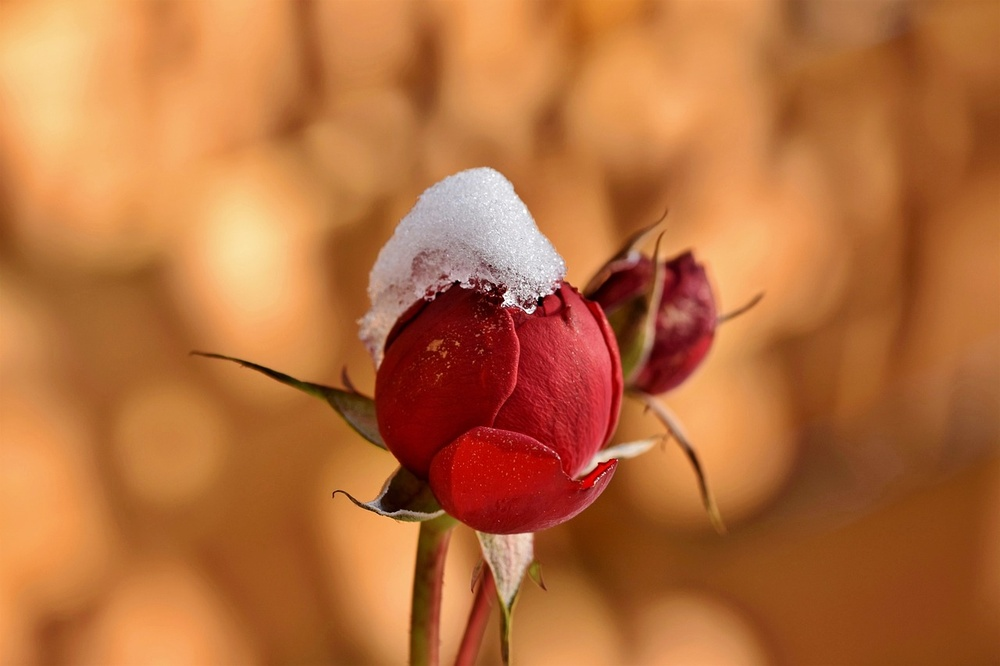
#> input picture semester 4-1/Digital Image Processing/image2.jpg, 1000 x 666 px, shrunk from 1280 x 853 before the run
$ jupyter execute 'Image Histogram.ipynb'
#> lines starting #> are read from the running program, lines starting #| are printed output that depends on the picture
# Image Histogram Without using imhist or hist Library

[cell 1]
import numpy as np
from PIL import Image
import matplotlib.pyplot as plt

[cell 2]
img = Image.open('image2.jpg')
#> img is the input picture: PIL image 1000x666 RGB; mean R, G, B 183.8, 110.7, 60.1
img = img.convert('L')
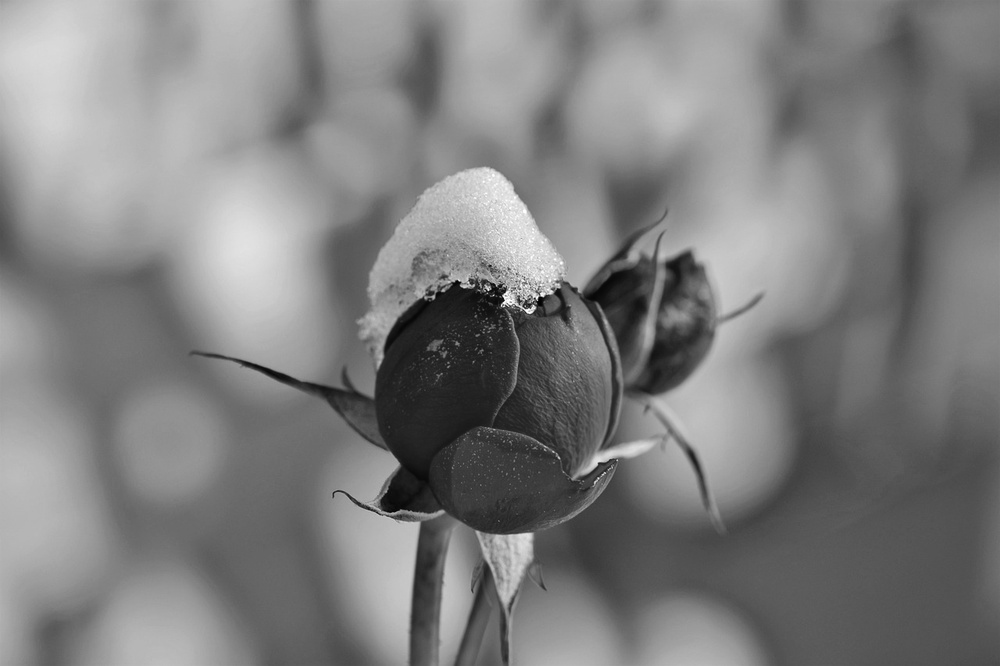
#> img: PIL image 1000x666 L; min 0, max 255, mean 126.8
img_arr = np.array(img)
img_arr.shape
#> Out = (666, 1000)

[cell 3]
histogram = {}
for pixel in img_arr:
    for value in pixel:
        if value in histogram:
            histogram[value] += 1
        else:
            histogram[value] = 1
#> after the loop, histogram = 256 items

histogram = dict(sorted(histogram.items()))

[cell 4]
histo_img = np.zeros(256, int)
for key, value in histogram.items():
    histo_img[key] = value
#> this loop made 256 passes
#> value on passes 1 to 3: 1, 1, 6
#> after the loop, histo_img = 256 values, max 7712 at index 109, min 1 at index 0, mean 2601.6

[cell 5]
# Plot the histogram
plt.figure(figsize=(10, 5))
plt.bar(np.arange(len(histo_img)), histo_img)
plt.title('Image Histogram')
plt.xlabel('Pixel Value')
plt.ylabel('Frequency')
plt.show()
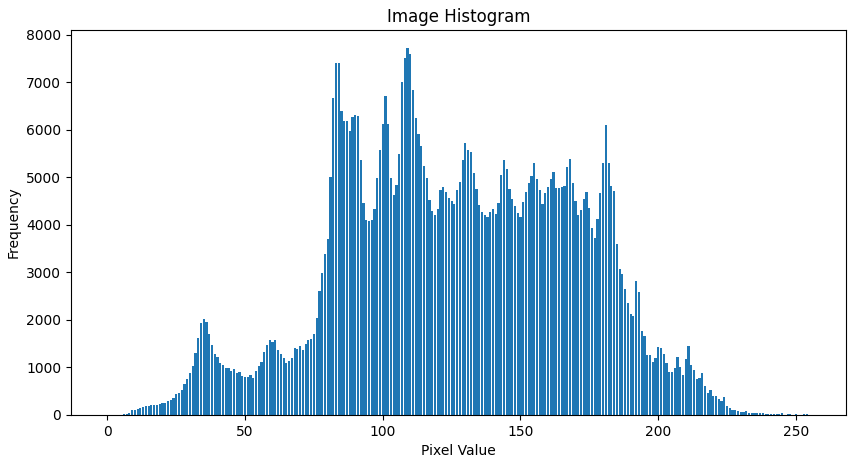
#> figure drawn by matplotlib, 1 panel; tallest bar 7712 high, from x = 108.6 to 109.4

$ run again, with semester 4-1/Digital Image Processing/image3.jpg copied over semester 4-1/Digital Image Processing/image2.jpg
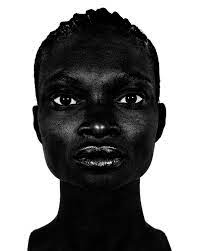
#> input picture semester 4-1/Digital Image Processing/image3.jpg, 201 x 251 px
#> img is the input picture: PIL image 201x251 RGB; min 0, max 255, mean 133.4
#> img: PIL image 201x251 L
#> after the loop `for pixel in img_arr:`: histogram = 252 items
#> the loop `for key, value in histogram.items():` made 252 passes
#> value on passes 1 to 3: 1495, 399, 538
#> after the loop `for key, value in histogram.items():`: histo_img = 256 values, max 22669 at index 255, min 0 at index 170, mean 197.1
#> `plt.show()`:
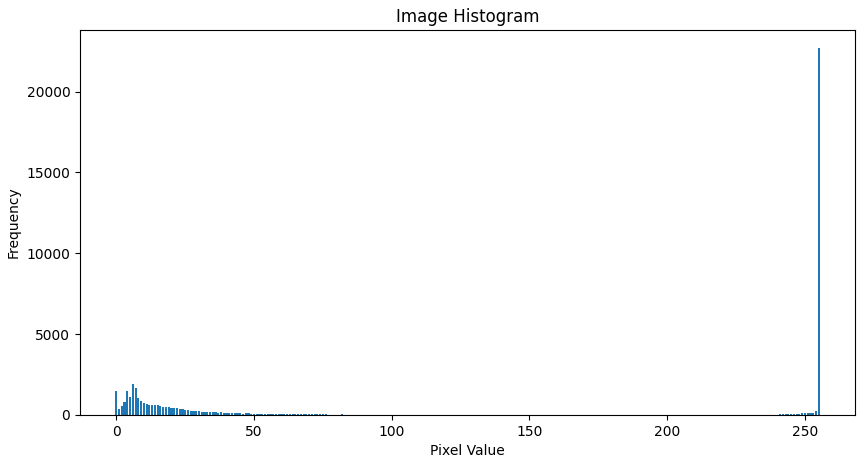
#> figure drawn by matplotlib, 1 panel; tallest bar 22669 high, from x = 254.6 to 255.4

$ run again, with semester 4-1/Digital Image Processing/image3.jpeg copied over semester 4-1/Digital Image Processing/image2.jpg
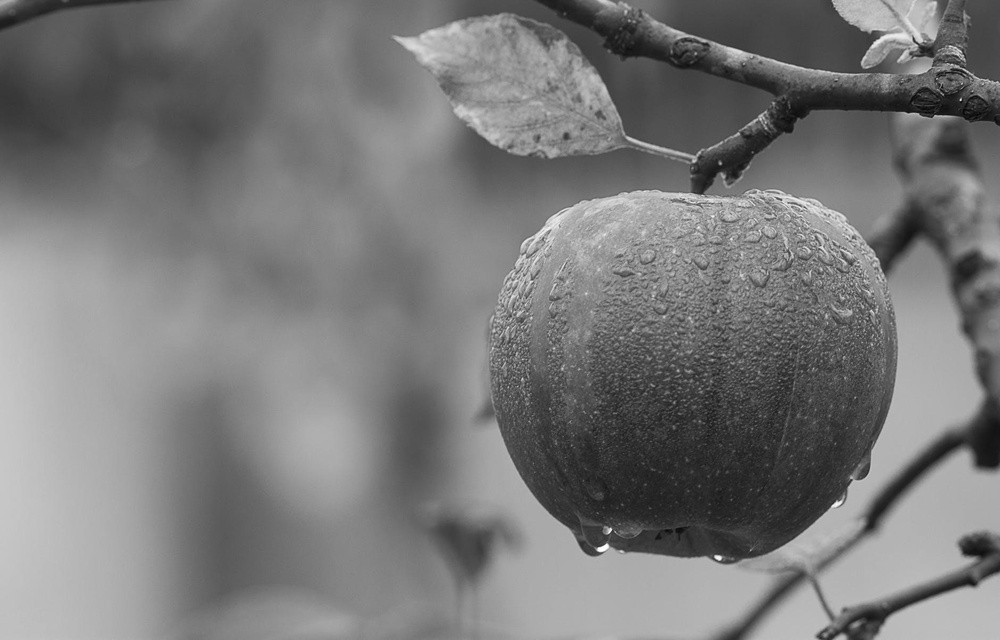
#> input picture semester 4-1/Digital Image Processing/image3.jpeg, 1000 x 640 px, shrunk from 1880 x 1204 before the run
#> img is the input picture: PIL image 1000x640 L; min 1, max 255, mean 121.2
#> after the loop `for pixel in img_arr:`: histogram = 251 items
#> the loop `for key, value in histogram.items():` made 251 passes
#> (key, value) on passes 1 to 3: (1, 1), (3, 2), (7, 2)
#> after the loop `for key, value in histogram.items():`: histo_img = 256 values, max 7447 at index 174, min 0 at index 0, mean 2500
#> `plt.show()`:
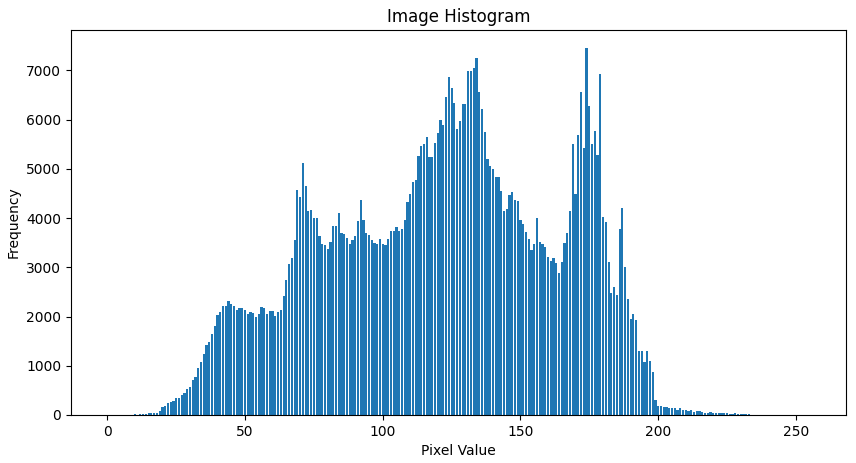
#> figure drawn by matplotlib, 1 panel; tallest bar 7447 high, from x = 173.6 to 174.4
